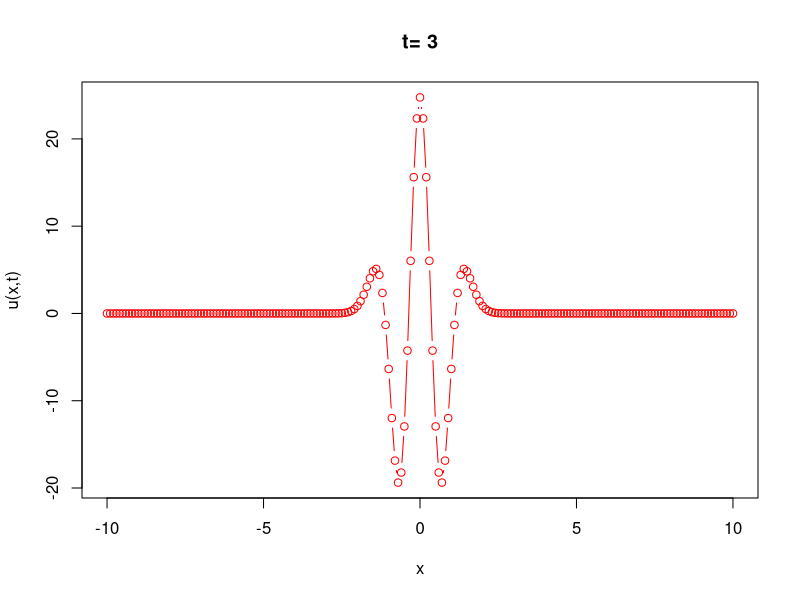
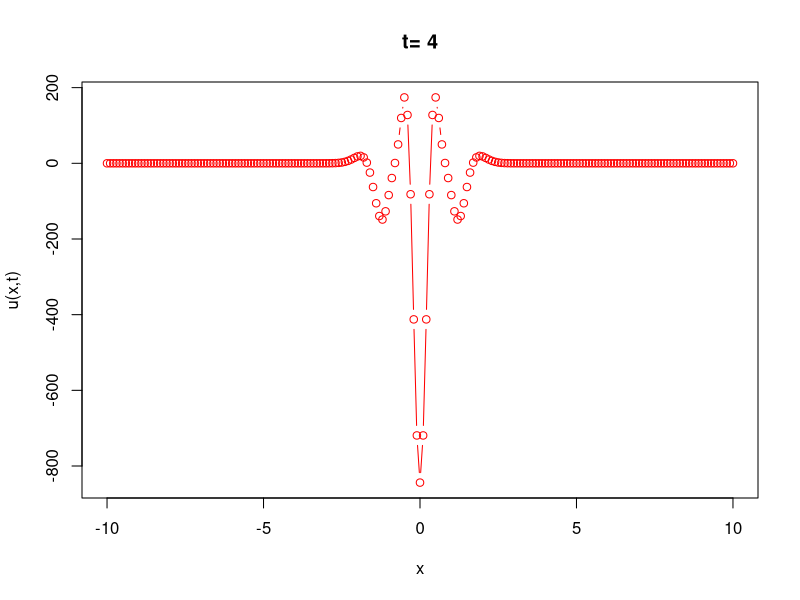
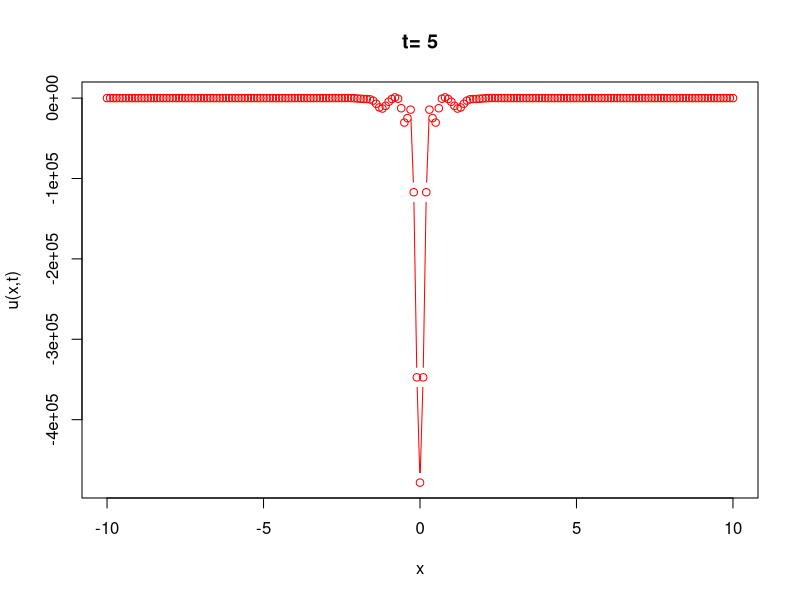
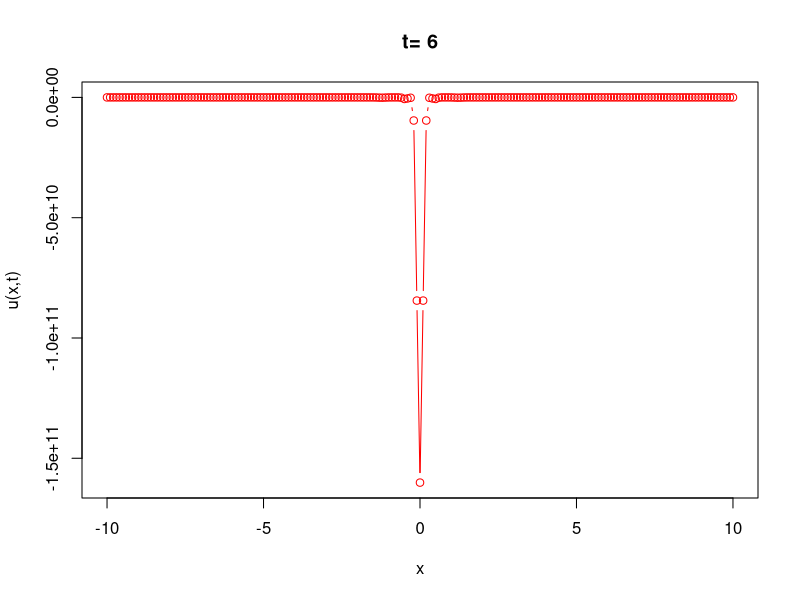
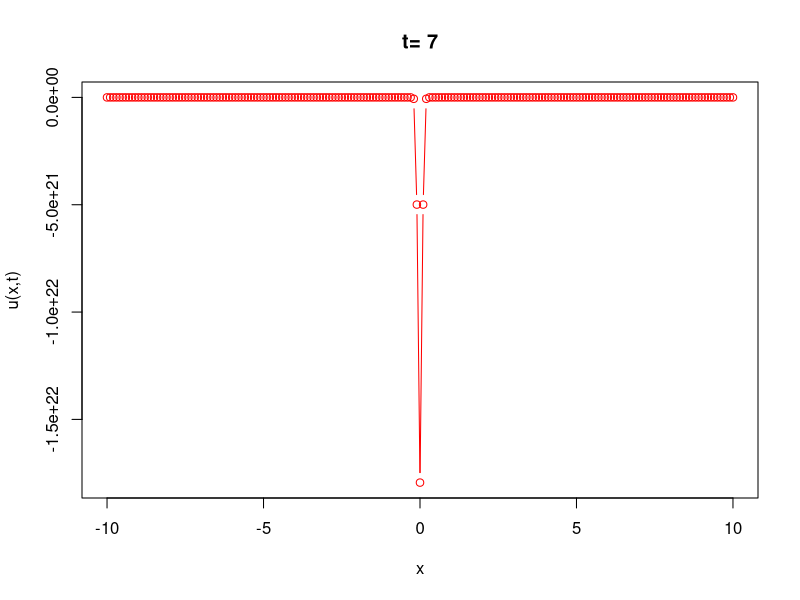

Recreate these plots in R, in order. (Note: this script raises an error after producing the figures.)
##################################################################
# u(x,t+1) approx = u(x,t) + D(d^2 u/dx^2) + f(u)

# Step 1: Get your parameters. Start at any value of t (such as t=1). Choose a function for u(x), such as the Gaussian density function. Choose a value for the diffusion constant D. Choose a reaction equation, such as Fisher;s ku(1-u) where k is any selection coefficient value

# Step 2: Evaluate u(x) over a range of x-values (while holding t constant). Graph the curve.

# Step 3: For each point of x, now:
#         - Get the second derivative of u(x) at this point (approximate the slope 2x).
#         - Multiply by D. Now you have your diffusion value here.
#         - Evaluate the reaction equation at this value of u(x).
#         - Add u(x) + diffusion value + reaction value to get an approximation of u(x, t+1) = the value
#           of the solution curve at this same position but at the next time step.

# Step 4: Graph the resulting u(x,t+1).

# Step 5: Repeat 3&4 for a range of t values. Animate how the wave changes.

##################################################################


# calculates f(u) over a vector of current u(x=x*,t=t') values
Fisher_reaction_equation = function(u_vector,k){
  f_u_vector = k*u_vector*(1-u_vector)
  return(f_u_vector)
}

# calculate the derivative based on a grid of x values and their u(x=x*,t=t') values by taking the average of the local slope before a point and after it (except for the 2 endpoints). Returns a vector of slope values. Run this twice to get the second derivative.
approximate_slope = function(x_grid, y_output){
  # assuming that the length(x_grid) > 2
  n = length(x_grid)
  slope = rep(0,n)
  for (i in 1:n){
    if (i ==1){
      # only use the difference between y(x1) and y(x2)
      y_x1 = y_output[i]
      y_x2 = y_output[i+1]
      x1 = x_grid[i]
      x2 = x_grid[i+1]
      m = (y_x2-y_x1)/(x2-x1)
      slope[i] = m
    } else if (i == n){
      # only use the difference between y(n) and y(n-1)
      y_xn = y_output[i]
      y_xn_minus_1 = y_output[i-1]
      xn = x_grid[i]
      xn_minus_1 = x_grid[i-1]
      m = (y_xn-y_xn_minus_1)/(xn-xn_minus_1)
      slope[i] = m
    } else {
      # if there are point on either side, take the average slope
      y_x = y_output[i]
      y_x_plus_1 = y_output[i+1]
      x = x_grid[i]
      x_plus_1 = x_grid[i+1]
      m_right = (y_x_plus_1 - y_x)/(x_plus_1-x)
      
      y_x_minus_1 = y_output[i-1]
      x_minus_1 = x_grid[i-1]
      m_left = (y_x - y_x_minus_1)/(x-x_minus_1)
      
      m = (m_right+m_left)/2
      slope[i] = m
    }
  }
  return(slope)
}


u_x_t_plus_1 = function(u_x_t_vector, x_grid, D, k){
  # u_x_t_vector: a vector of current u(x=x*,t=t') approximations
  # x_grid: vector of x-values
  # D: the diffusion constant
  # k: the selection coefficient used in the reaction term
  
  first_derivative_approximation = approximate_slope(x_grid=x_grid,
                                                     y_output = u_x_t_vector)
  second_derivative_approximation = approximate_slope(x_grid=x_grid,
                                                      y_output=first_derivative_approximation)
  diffusion_term_vector = D*second_derivative_approximation
  
  reaction_term_vector = Fisher_reaction_equation(u_vector = u_x_t_vector, k=k)
  
  approx_u_x_t_plus_1_vector = u_x_t_vector + diffusion_term_vector + reaction_term_vector
  
  return(approx_u_x_t_plus_1_vector)
} 

plot_u_x_t = function(x_grid,u_x_t_vector,t,ylim=NULL){
  if (is.null(ylim)){
   plot(x=x_grid,y=u_x_t_vector,xlab="x",ylab="u(x,t)",main=paste("t=",t),col="red",type="b") 
  } else {
    plot(x=x_grid,y=u_x_t_vector,xlab="x",ylab="u(x,t)",main=paste("t=",t),col="red",type="b",ylim=ylim) 
  }
}

# parameters
D = 1
k = 0.7 # high selective adv
x_grid = seq(-10,10,by=0.1)
u_x_t_vector = dnorm(x_grid,sd=0.5) # starting curve when t = 1
u_x_t_vector[which(x_grid==0)] # 0.798 frequency at the origin


u_x_t_2_vector = u_x_t_plus_1(u_x_t_vector=u_x_t_vector, x_grid=x_grid, D=D, k=k)

u_x_t_3_vector = u_x_t_plus_1(u_x_t_2_vector,x_grid,D,k)
plot_u_x_t(x_grid,u_x_t_3_vector,3)

# t = 4
u_x_t_4_vector = u_x_t_plus_1(u_x_t_3_vector,x_grid,D,k)
plot_u_x_t(x_grid,u_x_t_4_vector,4)

# t = 5
u_x_t_5_vector = u_x_t_plus_1(u_x_t_4_vector,x_grid,D,k)
plot_u_x_t(x_grid,u_x_t_5_vector,5)

u_x_t_6_vector = u_x_t_plus_1(u_x_t_5_vector,x_grid,D,k)
plot_u_x_t(x_grid,u_x_t_6_vector,6)

u_x_t_7_vector = u_x_t_plus_1(u_x_t_6_vector,x_grid,D,k)
plot_u_x_t(x_grid,u_x_t_7_vector,7)

# gganimate
#install.packages("gganimate")
#install.packages("magick")
#install.packages("transformr")

# animate plot that shows u_x_t to t=7
library(tidyverse)
library(gganimate)
library(transformr)

n = length(x_grid)
u_values = c(u_x_t_vector,u_x_t_2_vector)
x_values = c(x_grid,x_grid)
t_values = c(rep(1,n), rep(2,n))
u_x_t_tibble = tibble(u = u_values, x = x_values, time = t_values)

p = ggplot(data = u_x_t_tibble, aes(x = x, y = u)) + 
  geom_line() +
  labs(x = "x", y = "u(x,t)") 


p + transition_time(time) + labs(title = "t: {frame_time}")

# plug in the solution curve for Fisher

uxt = function(x,t,k,D){
  x_scaled = x*sqrt(k/D)
  t_scaled = k*t
  
  x_term = (1/sqrt(6))*x_scaled
  t_term = (5*t_scaled)/6
  e_t = exp(x_term - t_term)
  
  denom_inner = 1 + ((sqrt(2)-1)*e_t) # [1+(sqrt(2)-1)exp{(1/sqrt(6))*x - (5t)/6}]
  uxt_sol = denom_inner^(-2)
  return(uxt_sol)
}

D = 1
k = 0.7
wave1 = uxt(x_grid,t=1,k=0.7,D=1)
wave2 = u_x_t_plus_1(wave1, x_grid, D,k)
wave3 = u_x_t_plus_1(wave2, x_grid, D,k)
wave4 = u_x_t_plus_1(wave3, x_grid, D,k)

n = length(wave1)
wave_vector = c(wave1,wave2,wave3,wave4)
x_values = c(x_grid,x_grid,x_grid,x_grid)
t_values = c(rep(1,n), rep(2,n),rep(3,n),rep(4,n))
wave_tibble = tibble(u = wave_vector, x = x_values, time = t_values)
pw = ggplot(data = wave_tibble, aes(x = x, y = u)) + 
  geom_line(color = "red") +
  labs(x = "x", y = "u(x,t)") + geom_hline(yintercept=0) + geom_vline(xintercept = 0)


pw = pw + transition_time(time) + labs(title = "t: {frame_time}")
anim_save(filename = "Fisher-wave-k=0.7.gif")

magick::image_write(pw, path="myanimation.gif")
